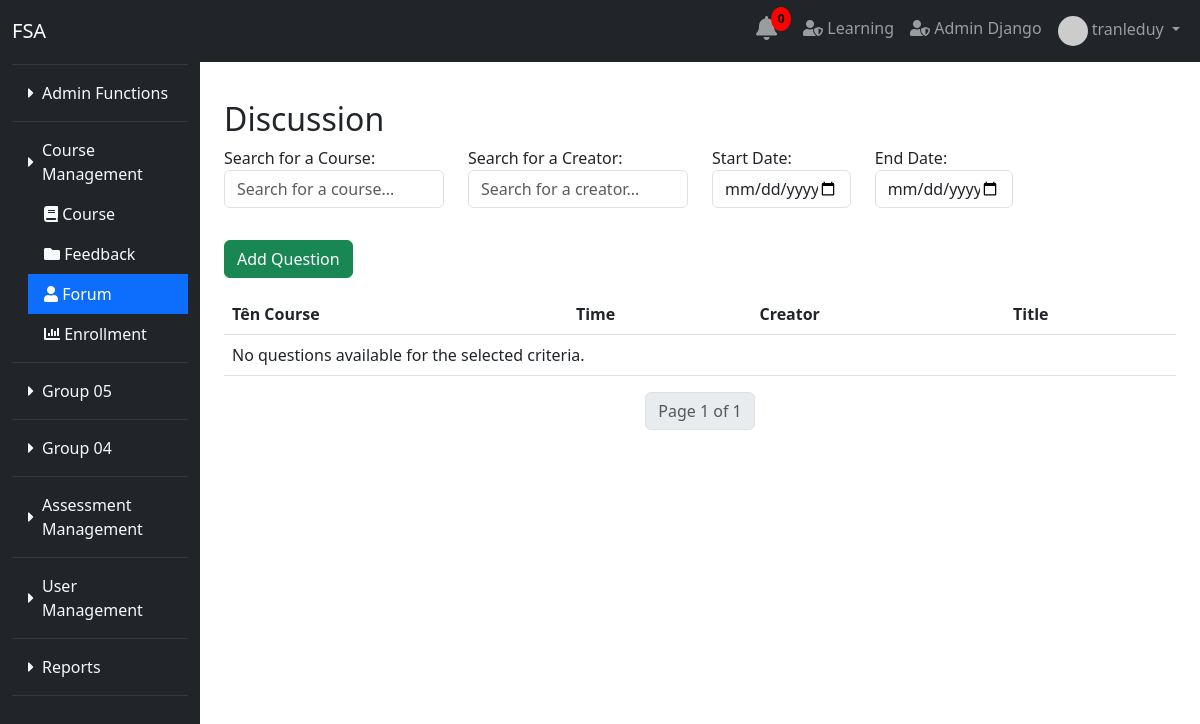
/forum/ (signed in), run on the app's committed database.
### user/models.py (models this page shows)
class User(AbstractUser):
    date_joined = models.DateTimeField(auto_now_add=True)
    training_programs = models.ManyToManyField(TrainingProgram, blank=True)
    modules = models.ManyToManyField(Module, related_name='assigned_users', blank=True)
    groups = models.ManyToManyField(
        Group,
        blank=True,
        help_text='The groups this user belongs to.',
        verbose_name='groups',
        related_name='custom_user_groups',
    )
    user_permissions = models.ManyToManyField(
        Permission,
        blank=True,
        help_text='Specific permissions for this user.',
        verbose_name='user permissions',
        related_name='custom_user_permissions',
    )

### module_group/models.py (models this page shows, shortened)
class ModuleGroup(models.Model):
    group_name = models.CharField(max_length=255)

class Module(models.Model):
    module_name = models.CharField(max_length=255)
    module_url = models.CharField(max_length=255)
    icon = models.CharField(max_length=255, blank=True, null=True)
    module_group = models.ForeignKey(ModuleGroup, related_name='modules', on_delete=models.CASCADE)

### forum/views.py (the view)
# urls.py: path('', views.question_list, name='question_list'),
def question_list(request):
    selected_course_id = request.GET.get('course_id')  # Change 'id' to 'course_id'
    selected_creator_id = request.GET.get('creator_id')
    start_date = request.GET.get('start_date')
    end_date = request.GET.get('end_date')
    courses = Course.objects.all()
    users = User.objects.all()
    questions = ForumQuestion.objects.all()
    if selected_course_id:
        questions = questions.filter(course_id=selected_course_id)
    if selected_creator_id:
        questions = questions.filter(user_id=selected_creator_id)
    if start_date:
        questions = questions.filter(created_at__gte=start_date)
    if end_date:
        questions = questions.filter(created_at__lte=end_date)
    questions = questions.order_by('-created_at')
    paginator = Paginator(questions, 10)  # Show 10 questions per page
    page_number = request.GET.get('page')
    page_obj = paginator.get_page(page_number)
    module_groups = ModuleGroup.objects.all()
    module = Module.objects.all()
    return render(request, 'forum_question_list.html', {
        'page_obj': page_obj,
        'courses': courses,
        'users': users,
        'selected_course_id': int(selected_course_id) if selected_course_id else None,
        'selected_creator_id': int(selected_creator_id) if selected_creator_id else None,
        'start_date': start_date,
        'end_date': end_date,
        'module_groups': module_groups,
        'module': module,
    })

### forum/templates/forum_question_list.html (shortened to what this page needs)
{% extends "base.html" %}
{% load course_filters %}
{% block content %}
<div class="container mt-4">
    <h2>Discussion{% if selected_course_id %} for {{ courses|get_selected_course_name:selected_course_id }}{% endif %}</h2>
    <form method="get" class="mb-4">
        <div class="row">
            <div class="col-md-3">
                <div class="form-group">
                    <label for="course">Search for a Course:</label>
                    <input type="text" id="courseSearch" class="form-control mb-2" placeholder="Search for a course...">
                </div>
            </div>
            <div class="col-md-3">
                <div class="form-group">
                    <label for="creator">Search for a Creator:</label>
                    <input type="text" id="creatorSearch" class="form-control mb-2" placeholder="Search for a creator...">
                </div>
            </div>
            <div class="col-md-2">
                <div class="form-group">
                    <label for="start_date">Start Date:</label>
                    <input type="date" name="start_date" id="start_date" class="form-control" value="{{ start_date }}">
                </div>
            </div>
            <div class="col-md-2">
                <div class="form-group">
                    <label for="end_date">End Date:</label>
                    <input type="date" name="end_date" id="end_date" class="form-control" value="{{ end_date }}">
                </div>
            </div>
        </div>
    </form>
    <div class="mb-3">
        <a href="{% url 'forum:create_question' %}" class="btn btn-success">Add Question</a>
    </div>
    <div class="table-container">
        <table class="table">
            <thead>
                <tr>
                    <th>Tên Course</th>
                    <th>Time</th>
                    <th>Creator</th>
                    <th>Title</th>
                </tr>
            </thead>
            <tbody>
                {% for question in page_obj %}
                <tr>
                    <td>{{ question.course.course_name }}</td>
                    <td>{{ question.created_at|date:"d/m/Y" }}</td>
                    <td>{{ question.user.username }}</td>
                    <td><a href="{% url 'forum:question_detail' question.pk %}">{{ question.title }}</a></td>
                </tr>
                {% empty %}
                <tr>
                    <td colspan="4">No questions available for the selected criteria.</td>
                </tr>
                {% endfor %}
            </tbody>
        </table>
    </div>
    <nav aria-label="Page navigation">
        <ul class="pagination justify-content-center">
            <li class="page-item disabled">
                <span class="page-link">Page {{ page_obj.number }} of {{ page_obj.paginator.num_pages }}</span>
            </li>
        </ul>
    </nav>
</div>
{% block extra_js %}
<link rel="stylesheet" type="text/css" href="https://cdn.jsdelivr.net/npm/daterangepicker/daterangepicker.css" />
{%endblock%}
{% endblock %}

### main/templates/admin_sidebar.html (shortened to what this page needs)
<!DOCTYPE html>
<html lang="en">
<head>
    <link href="https://cdn.jsdelivr.net/npm/bootstrap@5.3.0-alpha1/dist/css/bootstrap.min.css" rel="stylesheet">
    <link rel="stylesheet" href="https://cdnjs.cloudflare.com/ajax/libs/font-awesome/5.15.4/css/all.min.css">
</head>
<body>
    <nav class="navbar navbar-expand-lg navbar-dark bg-dark fixed-top">
        <div class="container-fluid">
            <a class="navbar-brand" href="{% url 'main:home' %}">FSA</a>
            <div class="collapse navbar-collapse" id="navbarNav">
                <ul class="navbar-nav ms-auto">
                    {% if request.user.is_authenticated %}
                        {% include 'notification_bell.html' %}
                        <li class="nav-item">
                            <a class="nav-link" href="{% url 'student_portal:course_list' %}">
                                <i class="fas fa-user-shield"></i> Learning
                            </a>
                        </li>
                        <li class="nav-item">
                            <a class="nav-link" href="{% url 'admin:index' %}" target="_blank">
                                <i class="fas fa-user-shield"></i> Admin Django
                            </a>
                        </li>
                        <li class="nav-item dropdown">
                            <a class="nav-link dropdown-toggle" href="#" id="userDropdown" role="button" data-bs-toggle="dropdown" aria-expanded="false">
                                {% if request.user.profile.profile_picture_url %}
                                    <img src="{{ request.user.profile.profile_picture_url }}" alt="Profile Picture" class="rounded-circle" width="30" height="30">
                                {% endif %}
                                {{ request.user.get_full_name|default:request.user.username }}
                            </a>
                        </li>
                    {% else %}
                        <li class="nav-item"><a class="nav-link" href="{% url 'main:register_email' %}">Register</a></li>
                        <li class="nav-item"><a class="nav-link" href="{% url 'main:login' %}">Login</a></li>
                    {% endif %}
                </ul>
            </div>
        </div>
    </nav>
    <div class="container-fluid">
        <div class="row">
            <nav id="sidebar" class="col-md-3 col-lg-2 bg-dark pt-3 vh-100 d-flex flex-column position-fixed" style="height: 100vh; overflow-y: auto;">
                <ul class="nav flex-column">
                    {% if user.is_authenticated %}
                        {% for group in module_groups %}
                            <li class="nav-item">
                                <a class="nav-link text-light d-flex align-items-center" href="#group-{{ group.id }}"
                                    data-bs-toggle="collapse" role="button"
                                    aria-expanded="{% if group.modules.all.0.module_url == active_module_url %}true{% else %}false{% endif %}"
                                    aria-controls="group-{{ group.id }}">
                                    <i class="fas fa-caret-right me-2" id="icon-{{ group.id }}"></i>
                                    {{ group.group_name }}
                                </a>
                                <div id="group-{{ group.id }}" class="collapse {% if group.modules.all.0.module_url == active_module_url %}show{% endif %}">
                                    <ul class="nav flex-column ms-3">
                                        {% for module in group.modules.all %}
                                            <li class="nav-item">
                                                <a class="nav-link text-light {% if module.module_url == active_module_url %}active{% endif %}"
                                                   href="{% url module.module_url %}">
                                                    <i class="{{ module.icon }}"></i> {{ module.module_name }}
                                                </a>
                                            </li>
                                        {% endfor %}
                                    </ul>
                                </div>
                            </li>
                            <hr class="border-secondary my-2">
                        {% endfor %}
                    {% endif %}
                </ul>
            </nav>
        </div>
    </div>
</body>
</html>

### main/templates/admin_sidebar.html (style rules this page uses)
.nav-link.active { color: #ffffff !important; background-color: #0d6efd !important; }

### data on the page
User: user.get_full_name "tranleduy"
ModuleGroup: group_name "Admin Functions"
ModuleGroup: group_name "Course Management"
Module: module_name "Course"
Module: module_name "Feedback"
Module: module_name "Forum"
Module: module_name "Enrollment"
ModuleGroup: group_name "Group 05"
ModuleGroup: group_name "Group 04"
ModuleGroup: group_name "Assessment Management"
ModuleGroup: group_name "User Management"
ModuleGroup: group_name "Reports"

### other printed values
{{ page_obj.number }} "1"
{{ page_obj.paginator.num_pages }} "1"
